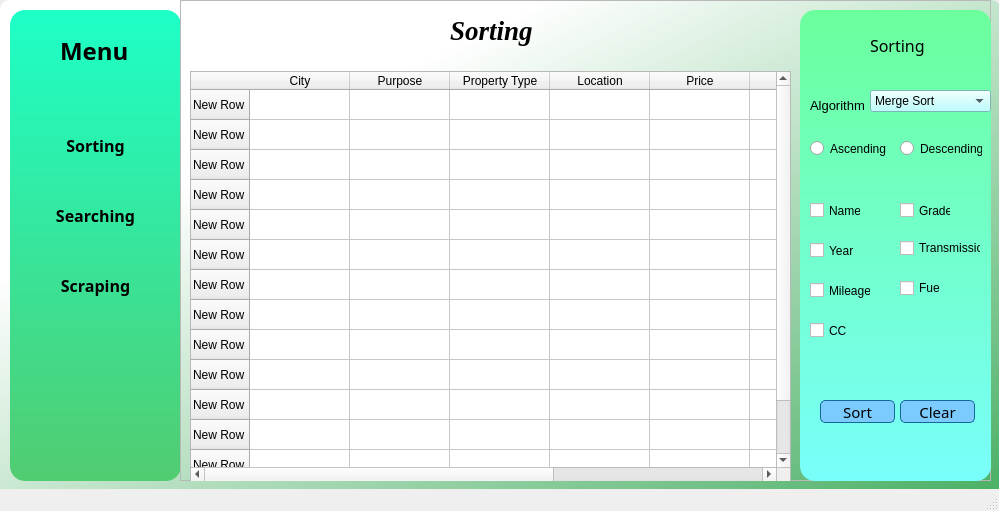
<?xml version="1.0" encoding="UTF-8"?>
<ui version="4.0">
 <class>MainWindow</class>
 <widget class="QMainWindow" name="MainWindow">
  <property name="geometry">
   <rect>
    <x>0</x>
    <y>0</y>
    <width>999</width>
    <height>511</height>
   </rect>
  </property>
  <property name="windowTitle">
   <string>MainWindow</string>
  </property>
  <widget class="QWidget" name="centralwidget">
   <widget class="QPushButton" name="Searching">
    <property name="geometry">
     <rect>
      <x>10</x>
      <y>200</y>
      <width>171</width>
      <height>31</height>
     </rect>
    </property>
    <property name="font">
     <font>
      <family>Lucida Calligraphy</family>
      <pointsize>12</pointsize>
      <weight>75</weight>
      <bold>true</bold>
      <underline>false</underline>
     </font>
    </property>
    <property name="styleSheet">
     <string notr="true">QPushButton{
	background-color:rgb(44, 130, 134);
}
QPushButton:hover{
	color: #0000;
	background-color:qlineargradient(spread:pad, x1:0, y1:0, x2:1, y2:0, stop:0 rgbargb(111, 255, 44), stop:1 rgb(186, 255, 82));
	border-radius:10px;
}
</string>
    </property>
    <property name="text">
     <string>Searching</string>
    </property>
    <property name="flat">
     <bool>true</bool>
    </property>
   </widget>
   <widget class="QPushButton" name="Sorting">
    <property name="geometry">
     <rect>
      <x>10</x>
      <y>130</y>
      <width>171</width>
      <height>31</height>
     </rect>
    </property>
    <property name="font">
     <font>
      <family>Lucida Calligraphy</family>
      <pointsize>12</pointsize>
      <weight>75</weight>
      <bold>true</bold>
      <underline>false</underline>
     </font>
    </property>
    <property name="styleSheet">
     <string notr="true">QPushButton{
	background-color:rgb(44, 130, 134);
}
QPushButton:hover{
	color: #0000;
	background-color:qlineargradient(spread:pad, x1:0, y1:0, x2:1, y2:0, stop:0 rgbargb(111, 255, 44), stop:1 rgb(186, 255, 82));
	border-radius:10px;
}
</string>
    </property>
    <property name="text">
     <string>Sorting</string>
    </property>
    <property name="flat">
     <bool>true</bool>
    </property>
   </widget>
   <widget class="QLabel" name="backlabel">
    <property name="geometry">
     <rect>
      <x>0</x>
      <y>0</y>
      <width>1001</width>
      <height>511</height>
     </rect>
    </property>
    <property name="styleSheet">
     <string notr="true">background-color:qlineargradient(spread:pad, x1:1, y1:1, x2:0.267045, y2:0.272, stop:0 rgba(70, 174, 97, 255), stop:1 rgba(255, 255, 255, 255));
border-radius:10px;
</string>
    </property>
    <property name="text">
     <string/>
    </property>
   </widget>
   <widget class="QPushButton" name="Scraping">
    <property name="geometry">
     <rect>
      <x>10</x>
      <y>270</y>
      <width>171</width>
      <height>31</height>
     </rect>
    </property>
    <property name="font">
     <font>
      <family>Lucida Calligraphy</family>
      <pointsize>12</pointsize>
      <weight>75</weight>
      <bold>true</bold>
      <underline>false</underline>
     </font>
    </property>
    <property name="styleSheet">
     <string notr="true">QPushButton{
	background-color:rgb(44, 130, 134);
}
QPushButton:hover{
	color: #0000;
	background-color:qlineargradient(spread:pad, x1:0, y1:0, x2:1, y2:0, stop:0 rgbargb(111, 255, 44), stop:1 rgb(186, 255, 82));
	border-radius:10px;
}
</string>
    </property>
    <property name="text">
     <string>Scraping</string>
    </property>
    <property name="flat">
     <bool>true</bool>
    </property>
   </widget>
   <widget class="QLabel" name="frontlabel">
    <property name="geometry">
     <rect>
      <x>10</x>
      <y>10</y>
      <width>171</width>
      <height>471</height>
     </rect>
    </property>
    <property name="font">
     <font>
      <family>Rockwell</family>
      <weight>75</weight>
      <bold>true</bold>
     </font>
    </property>
    <property name="styleSheet">
     <string notr="true">background-color: qlineargradient(spread:pad, x1:0, y1:0, x2:0, y2:1, stop:0 rgb(29, 255, 199), stop:1 rgb(81, 204, 112));
border-radius:15px;</string>
    </property>
    <property name="text">
     <string/>
    </property>
   </widget>
   <widget class="QLabel" name="heading_label">
    <property name="geometry">
     <rect>
      <x>60</x>
      <y>30</y>
      <width>91</width>
      <height>41</height>
     </rect>
    </property>
    <property name="font">
     <font>
      <family>Rockwell</family>
      <pointsize>18</pointsize>
      <weight>75</weight>
      <bold>true</bold>
     </font>
    </property>
    <property name="styleSheet">
     <string notr="true">color:(0,0,0,200);</string>
    </property>
    <property name="text">
     <string>Menu</string>
    </property>
   </widget>
   <widget class="QFrame" name="Sortingframe">
    <property name="geometry">
     <rect>
      <x>180</x>
      <y>0</y>
      <width>811</width>
      <height>481</height>
     </rect>
    </property>
    <property name="frameShape">
     <enum>QFrame::StyledPanel</enum>
    </property>
    <property name="frameShadow">
     <enum>QFrame::Raised</enum>
    </property>
    <widget class="QPushButton" name="btn_sort_2">
     <property name="geometry">
      <rect>
       <x>640</x>
       <y>400</y>
       <width>75</width>
       <height>23</height>
      </rect>
     </property>
     <property name="font">
      <font>
       <family>Sans Serif Collection</family>
       <pointsize>11</pointsize>
      </font>
     </property>
     <property name="styleSheet">
      <string notr="true">QPushButton {
border: 1px solid rgb(24, 103, 155);
border-radius: 5px;
background-color: rgb(124, 203, 255);
}
QPushButton:hover {
border: 1px solid rgb(24, 103, 155);
border-radius: 10px;
background-color: rgb(240,248,255);
color: rgb(0,0,0);
 }
QPushButton:pressed {
border: 1px solid rgb(24, 103, 155);
border-radius: 10px;
background-color: rgb(20, 153, 240);
 }</string>
     </property>
     <property name="text">
      <string>Sort</string>
     </property>
    </widget>
    <widget class="QCheckBox" name="col_year_2">
     <property name="geometry">
      <rect>
       <x>630</x>
       <y>240</y>
       <width>51</width>
       <height>21</height>
      </rect>
     </property>
     <property name="text">
      <string>Year</string>
     </property>
    </widget>
    <widget class="QTableWidget" name="tableWidget">
     <property name="geometry">
      <rect>
       <x>10</x>
       <y>71</y>
       <width>601</width>
       <height>411</height>
      </rect>
     </property>
     <row>
      <property name="text">
       <string>New Row</string>
      </property>
     </row>
     <row>
      <property name="text">
       <string>New Row</string>
      </property>
     </row>
     <row>
      <property name="text">
       <string>New Row</string>
      </property>
     </row>
     <row>
      <property name="text">
       <string>New Row</string>
      </property>
     </row>
     <row>
      <property name="text">
       <string>New Row</string>
      </property>
     </row>
     <row>
      <property name="text">
       <string>New Row</string>
      </property>
     </row>
     <row>
      <property name="text">
       <string>New Row</string>
      </property>
     </row>
     <row>
      <property name="text">
       <string>New Row</string>
      </property>
     </row>
     <row>
      <property name="text">
       <string>New Row</string>
      </property>
     </row>
     <row>
      <property name="text">
       <string>New Row</string>
      </property>
     </row>
     <row>
      <property name="text">
       <string>New Row</string>
      </property>
     </row>
     <row>
      <property name="text">
       <string>New Row</string>
      </property>
     </row>
     <row>
      <property name="text">
       <string>New Row</string>
      </property>
     </row>
     <row>
      <property name="text">
       <string>New Row</string>
      </property>
     </row>
     <column>
      <property name="text">
       <string>City</string>
      </property>
     </column>
     <column>
      <property name="text">
       <string>Purpose</string>
      </property>
     </column>
     <column>
      <property name="text">
       <string>Property Type</string>
      </property>
     </column>
     <column>
      <property name="text">
       <string>Location</string>
      </property>
     </column>
     <column>
      <property name="text">
       <string>Price</string>
      </property>
     </column>
     <column>
      <property name="text">
       <string>Size</string>
      </property>
     </column>
     <column>
      <property name="text">
       <string>New Column</string>
      </property>
     </column>
     <column>
      <property name="text">
       <string>No. of Baths</string>
      </property>
     </column>
    </widget>
    <widget class="QCheckBox" name="col_link_2">
     <property name="geometry">
      <rect>
       <x>720</x>
       <y>320</y>
       <width>61</width>
       <height>21</height>
      </rect>
     </property>
     <property name="text">
      <string>Link</string>
     </property>
    </widget>
    <widget class="QCheckBox" name="col_mileage_2">
     <property name="geometry">
      <rect>
       <x>630</x>
       <y>280</y>
       <width>61</width>
       <height>21</height>
      </rect>
     </property>
     <property name="text">
      <string>Mileage</string>
     </property>
    </widget>
    <widget class="QRadioButton" name="radio_ascend_sort_2">
     <property name="geometry">
      <rect>
       <x>630</x>
       <y>140</y>
       <width>82</width>
       <height>17</height>
      </rect>
     </property>
     <property name="text">
      <string>Ascending</string>
     </property>
    </widget>
    <widget class="QLabel" name="frontlabel_2">
     <property name="geometry">
      <rect>
       <x>620</x>
       <y>10</y>
       <width>191</width>
       <height>471</height>
      </rect>
     </property>
     <property name="font">
      <font>
       <family>Rockwell</family>
       <weight>75</weight>
       <bold>true</bold>
      </font>
     </property>
     <property name="styleSheet">
      <string notr="true">background-color: qlineargradient(spread:pad, x1:0, y1:0, x2:0, y2:1, stop:0 rgb(107, 255, 156), stop:1 rgb(121, 255, 251));
border-radius:15px;</string>
     </property>
     <property name="text">
      <string/>
     </property>
    </widget>
    <widget class="QCheckBox" name="col_trans_2">
     <property name="geometry">
      <rect>
       <x>720</x>
       <y>240</y>
       <width>81</width>
       <height>16</height>
      </rect>
     </property>
     <property name="text">
      <string>Transmission</string>
     </property>
    </widget>
    <widget class="QCheckBox" name="col_name_2">
     <property name="geometry">
      <rect>
       <x>630</x>
       <y>200</y>
       <width>51</width>
       <height>21</height>
      </rect>
     </property>
     <property name="text">
      <string>Name</string>
     </property>
    </widget>
    <widget class="QCheckBox" name="col_grade_2">
     <property name="geometry">
      <rect>
       <x>720</x>
       <y>200</y>
       <width>51</width>
       <height>21</height>
      </rect>
     </property>
     <property name="text">
      <string>Grade</string>
     </property>
    </widget>
    <widget class="QLabel" name="label_14">
     <property name="geometry">
      <rect>
       <x>690</x>
       <y>20</y>
       <width>151</width>
       <height>51</height>
      </rect>
     </property>
     <property name="font">
      <font>
       <family>Oswald</family>
       <pointsize>12</pointsize>
      </font>
     </property>
     <property name="text">
      <string>Sorting</string>
     </property>
    </widget>
    <widget class="QCheckBox" name="col_fuel_2">
     <property name="geometry">
      <rect>
       <x>720</x>
       <y>280</y>
       <width>41</width>
       <height>16</height>
      </rect>
     </property>
     <property name="text">
      <string>Fuel</string>
     </property>
    </widget>
    <widget class="QRadioButton" name="radio_descend_sort_2">
     <property name="geometry">
      <rect>
       <x>720</x>
       <y>140</y>
       <width>82</width>
       <height>17</height>
      </rect>
     </property>
     <property name="text">
      <string>Descending</string>
     </property>
    </widget>
    <widget class="QCheckBox" name="col_cc_2">
     <property name="geometry">
      <rect>
       <x>630</x>
       <y>320</y>
       <width>51</width>
       <height>21</height>
      </rect>
     </property>
     <property name="text">
      <string>CC</string>
     </property>
    </widget>
    <widget class="QComboBox" name="combo_algo_sort_2">
     <property name="geometry">
      <rect>
       <x>690</x>
       <y>90</y>
       <width>121</width>
       <height>22</height>
      </rect>
     </property>
     <property name="styleSheet">
      <string notr="true">background-color: rgb(170, 255, 255);</string>
     </property>
     <item>
      <property name="text">
       <string>Merge Sort</string>
      </property>
     </item>
     <item>
      <property name="text">
       <string>Selection Sort </string>
      </property>
     </item>
     <item>
      <property name="text">
       <string>Insertion Sort</string>
      </property>
     </item>
     <item>
      <property name="text">
       <string>Bubble Sort</string>
      </property>
     </item>
     <item>
      <property name="text">
       <string>Quick Sort</string>
      </property>
     </item>
     <item>
      <property name="text">
       <string>Radix Sort</string>
      </property>
     </item>
     <item>
      <property name="text">
       <string>Bucket Sort</string>
      </property>
     </item>
     <item>
      <property name="text">
       <string>Counting Sort</string>
      </property>
     </item>
     <item>
      <property name="text">
       <string>Heap Sort</string>
      </property>
     </item>
     <item>
      <property name="text">
       <string>Tim Sort</string>
      </property>
     </item>
     <item>
      <property name="text">
       <string>Hybrid Merge Sort</string>
      </property>
     </item>
    </widget>
    <widget class="QLabel" name="lbl_logo">
     <property name="geometry">
      <rect>
       <x>270</x>
       <y>10</y>
       <width>91</width>
       <height>41</height>
      </rect>
     </property>
     <property name="font">
      <font>
       <family>Times New Roman</family>
       <pointsize>20</pointsize>
       <weight>75</weight>
       <italic>true</italic>
       <bold>true</bold>
      </font>
     </property>
     <property name="styleSheet">
      <string notr="true">color:rgb(0, 0, 0);
</string>
     </property>
     <property name="text">
      <string>Sorting</string>
     </property>
    </widget>
    <widget class="QPushButton" name="btn_clr_sort_2">
     <property name="geometry">
      <rect>
       <x>720</x>
       <y>400</y>
       <width>75</width>
       <height>23</height>
      </rect>
     </property>
     <property name="font">
      <font>
       <family>Sans Serif Collection</family>
       <pointsize>11</pointsize>
      </font>
     </property>
     <property name="styleSheet">
      <string notr="true">QPushButton {
border: 1px solid rgb(24, 103, 155);
border-radius: 5px;
background-color: rgb(124, 203, 255);
}
QPushButton:hover {
border: 1px solid rgb(24, 103, 155);
border-radius: 10px;
background-color: rgb(240,248,255);
color: rgb(0,0,0);
 }
QPushButton:pressed {
border: 1px solid rgb(24, 103, 155);
border-radius: 10px;
background-color: rgb(20, 153, 240);
 }</string>
     </property>
     <property name="text">
      <string>Clear</string>
     </property>
    </widget>
    <widget class="QLabel" name="label_17">
     <property name="geometry">
      <rect>
       <x>630</x>
       <y>90</y>
       <width>81</width>
       <height>31</height>
      </rect>
     </property>
     <property name="font">
      <font>
       <family>Segoe UI</family>
       <pointsize>10</pointsize>
       <weight>50</weight>
       <bold>false</bold>
      </font>
     </property>
     <property name="text">
      <string>Algorithm</string>
     </property>
    </widget>
    <zorder>tableWidget</zorder>
    <zorder>col_link_2</zorder>
    <zorder>frontlabel_2</zorder>
    <zorder>col_trans_2</zorder>
    <zorder>col_name_2</zorder>
    <zorder>col_grade_2</zorder>
    <zorder>label_14</zorder>
    <zorder>col_fuel_2</zorder>
    <zorder>radio_descend_sort_2</zorder>
    <zorder>col_cc_2</zorder>
    <zorder>combo_algo_sort_2</zorder>
    <zorder>lbl_logo</zorder>
    <zorder>label_17</zorder>
    <zorder>radio_ascend_sort_2</zorder>
    <zorder>col_year_2</zorder>
    <zorder>col_mileage_2</zorder>
    <zorder>btn_sort_2</zorder>
    <zorder>btn_clr_sort_2</zorder>
   </widget>
   <zorder>backlabel</zorder>
   <zorder>frontlabel</zorder>
   <zorder>Searching</zorder>
   <zorder>Sorting</zorder>
   <zorder>Scraping</zorder>
   <zorder>heading_label</zorder>
   <zorder>Sortingframe</zorder>
  </widget>
  <widget class="QStatusBar" name="statusbar"/>
 </widget>
 <resources/>
 <connections/>
</ui>
